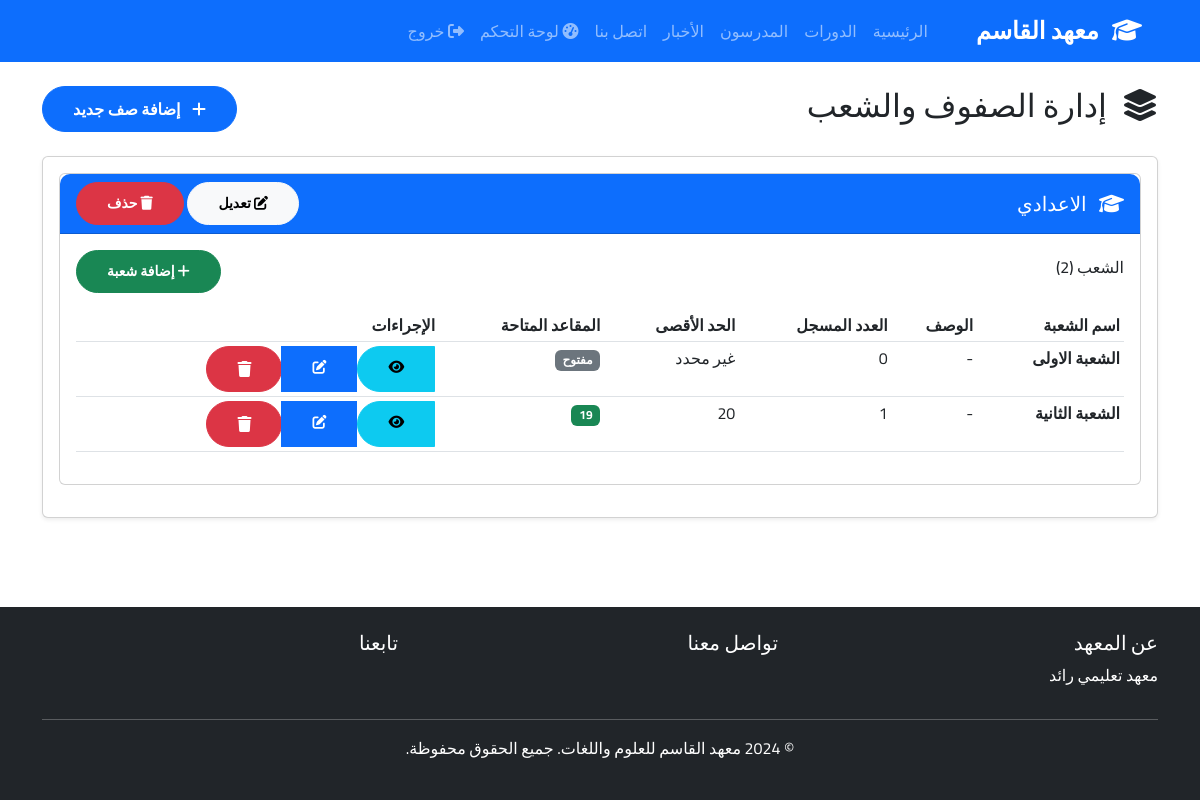
Screenshot of /admin/grades (signed in) with the database file from the repository.
### app/models/class_grade.py (models this page shows, shortened)
class ClassGrade(db.Model):
    __tablename__ = 'class_grades'
    id = db.Column(db.Integer, primary_key=True)
    name = db.Column(db.String(100), nullable=False, unique=True)
    description = db.Column(db.Text)
    display_order = db.Column(db.Integer, default=0)
    created_at = db.Column(db.DateTime, default=damascus_now)
    sections = db.relationship('Section', back_populates='class_grade', lazy='dynamic', cascade='all, delete-orphan')
    students = db.relationship('Student', back_populates='class_grade', lazy='dynamic')

class Section(db.Model):
    __tablename__ = 'sections'
    id = db.Column(db.Integer, primary_key=True)
    name = db.Column(db.String(100), nullable=False)
    class_grade_id = db.Column(db.Integer, db.ForeignKey('class_grades.id'), nullable=False)
    description = db.Column(db.Text)
    max_students = db.Column(db.Integer)
    display_order = db.Column(db.Integer, default=0)
    created_at = db.Column(db.DateTime, default=damascus_now)
    class_grade = db.relationship('ClassGrade', back_populates='sections')
    students = db.relationship('Student', back_populates='section', lazy='dynamic')
    __table_args__ = (db.UniqueConstraint('name', 'class_grade_id', name='unique_section_per_grade'),)
    def enrolled_count(self):
        return self.students.count()
    def available_seats(self):
        if self.max_students:
            return max(0, self.max_students - self.enrolled_count())
        return None

### app/routes/admin.py (the view)
@bp.route('/grades')
@role_or_permission_required(roles=['admin', 'assistant'], permissions=['grades.view'])
def grades():
    all_grades = ClassGrade.query.order_by(ClassGrade.display_order, ClassGrade.name).all()
    return render_template('admin/grades.html', grades=all_grades)

### app/models/user.py (called while the page is built)
    def is_super_admin(self):
        return self.role == 'admin' and self.phone_number == '0938074766'

### app/templates/admin/grades.html (shortened to what this page needs)
{% extends "base.html" %}
{% block content %}
<div class="container mt-4">
    <div class="d-flex justify-content-between align-items-center mb-4">
        <h2>
            <i class="fas fa-layer-group ms-2"></i>
            إدارة الصفوف والشعب
        </h2>
        <a href="{{ url_for('admin.add_grade') }}" class="btn btn-primary">
            <i class="fas fa-plus ms-2"></i>
            إضافة صف جديد
        </a>
    </div>
    <div class="card shadow-sm">
        <div class="card-body">
            {% if grades %}
                {% for grade in grades %}
                <div class="card mb-3">
                    <div class="card-header bg-primary text-white">
                        <div class="d-flex justify-content-between align-items-center">
                            <h5 class="mb-0">
                                <i class="fas fa-graduation-cap ms-2"></i>
                                {{ grade.name }}
                            </h5>
                            <div>
                                <a href="{{ url_for('admin.edit_grade', grade_id=grade.id) }}" class="btn btn-sm btn-light">
                                    <i class="fas fa-edit"></i> تعديل
                                </a>
                                <form method="POST" action="{{ url_for('admin.delete_grade', grade_id=grade.id) }}" style="display:inline;">
                                    <button type="submit" class="btn btn-sm btn-danger" onclick="return confirm('هل أنت متأكد من حذف هذا الصف؟')">
                                        <i class="fas fa-trash"></i> حذف
                                    </button>
                                </form>
                            </div>
                        </div>
                    </div>
                    <div class="card-body">
                        <div class="d-flex justify-content-between align-items-center mb-3">
                            <h6>الشعب ({{ grade.sections.count() }})</h6>
                            <a href="{{ url_for('admin.add_section', grade_id=grade.id) }}" class="btn btn-sm btn-success">
                                <i class="fas fa-plus"></i> إضافة شعبة
                            </a>
                        </div>
                        {% if grade.sections.count() > 0 %}
                        <div class="table-responsive">
                            <table class="table table-sm table-hover">
                                <thead>
                                    <tr>
                                        <th>اسم الشعبة</th>
                                        <th>الوصف</th>
                                        <th>العدد المسجل</th>
                                        <th>الحد الأقصى</th>
                                        <th>المقاعد المتاحة</th>
                                        <th>الإجراءات</th>
                                    </tr>
                                </thead>
                                <tbody>
                                    {% for section in grade.sections.order_by('display_order', 'name') %}
                                    <tr>
                                        <td><strong>{{ section.name }}</strong></td>
                                        <td>{{ section.description or '-' }}</td>
                                        <td>{{ section.enrolled_count() }}</td>
                                        <td>{{ section.max_students or 'غير محدد' }}</td>
                                        <td>
                                            {% if section.max_students %}
                                                {% set available = section.available_seats() %}
                                                {% if available > 0 %}
                                                    <span class="badge bg-success">{{ available }}</span>
                                                {% elif available == 0 %}
                                                    <span class="badge bg-danger">مكتمل</span>
                                                {% endif %}
                                            {% else %}
                                                <span class="badge bg-secondary">مفتوح</span>
                                            {% endif %}
                                        </td>
                                        <td>
                                            <div class="btn-group btn-group-sm">
                                                <a href="{{ url_for('admin.view_section', section_id=section.id) }}" class="btn btn-info" title="عرض التفاصيل">
                                                    <i class="fas fa-eye"></i>
                                                </a>
                                                <a href="{{ url_for('admin.edit_section', section_id=section.id) }}" class="btn btn-primary" title="تعديل">
                                                    <i class="fas fa-edit"></i>
                                                </a>
                                                <form method="POST" action="{{ url_for('admin.delete_section', section_id=section.id) }}" style="display:inline;">
                                                    <button type="submit" class="btn btn-danger" onclick="return confirm('هل أنت متأكد من حذف هذه الشعبة؟')" title="حذف">
                                                        <i class="fas fa-trash"></i>
                                                    </button>
                                                </form>
                                            </div>
                                        </td>
                                    </tr>
                                    {% endfor %}
                                </tbody>
                            </table>
                        </div>
                        {% else %}
                        <p class="text-muted text-center">لا توجد شعب لهذا الصف</p>
                        {% endif %}
                    </div>
                </div>
                {% endfor %}
            {% else %}
                <p class="text-center text-muted">لا توجد صفوف حالياً</p>
            {% endif %}
        </div>
    </div>
</div>
{% endblock %}

### app/static/css/style.css (style rules this page uses)
* { font-family: 'Cairo', sans-serif; }
body { min-height: 100vh; display: flex; flex-direction: column; }
.card { transition: transform 0.3s ease, box-shadow 0.3s ease; }
.btn { border-radius: 25px; padding: 10px 30px; font-weight: 600; }
.card-header { border-radius: 10px 10px 0 0 !important; }
.shadow-sm { box-shadow: 0 0.125rem 0.25rem rgba(0,0,0,0.075) !important; }

### rows the page displays
ClassGrade: name "الاعدادي", sections.count "2"
Section: name "الشعبة الاولى", description "-", enrolled_count "0", max_students "غير محدد", shows "مفتوح"
Section: name "الشعبة الثانية", description "-", enrolled_count "1", max_students "20", available "19"
